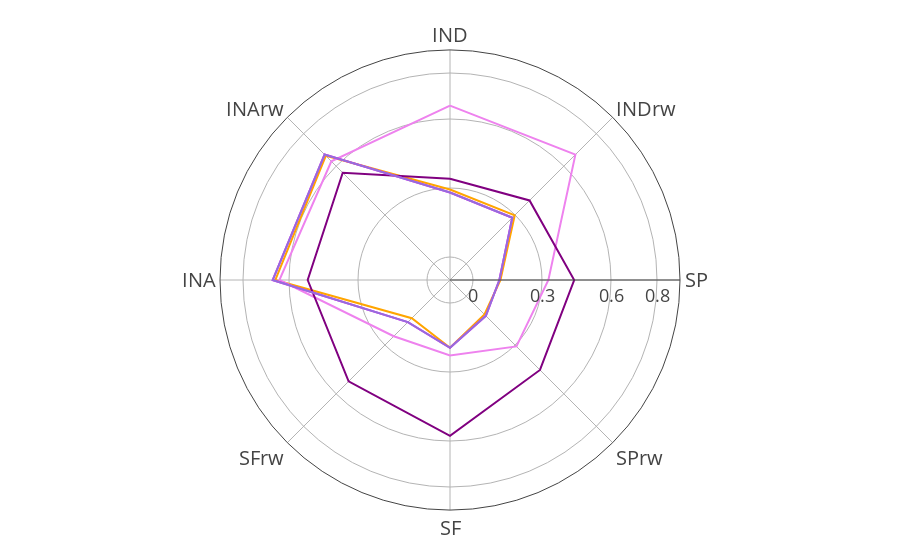

The cell this chart's notebook holds for it:
### Code cell
colors360=['orange','purple','navy','grey','hotpink']
methods360=["AIF360",'CaliEqOdds(fnr)','CaliEqOdds(fpr)','EqOdds','RejectOption']
pivot=pd.pivot_table(metric_thresh_AIF360,index=['type','thresh'],values=performance2,aggfunc=[np.mean,np.std])
all_thresh=sorted(list(set(pivot.index[i][1] for i in range(pivot.shape[0]))))

metric_mean_reshape=pd.DataFrame(columns=['value','index','type'])
for p in performance1:
    for m in methods360:
        v=[]
        for th in all_thresh[4:7]:
            v+=metric_thresh_AIF360[(metric_thresh_AIF360.type==m)&(metric_thresh_AIF360.thresh==th)][p].tolist()
            #for i in range(len(v)): #+methods360.index(m)*7+7
        metric_mean_reshape=metric_mean_reshape.append({'value':np.mean(v),'index':p,'type':m},ignore_index=True)

fig = px.line_polar(metric_mean_reshape, r="value", theta="index", color="type",line_close=True,
                    color_discrete_sequence=['orange','violet','purple','fuchsia','mediumpurple'],
                    template="plotly_dark",)    

fig.update_layout(
    template=None,
    polar = dict(
        radialaxis = dict(range=[-0.1,0.9], showticklabels=True, ticks="",tickwidth=20,tickvals=[0,0.3,0.6,0.8]),
        radialaxis_tickfont=dict(size=18),
        angularaxis_tickfont=dict(size=20),
        angularaxis = dict(ticks="",
                           ticktext=performance1,
                           tickwidth=10
                          )
        #color_discrete_sequence=['hotpink','violet','mediumpurple','purple','orange']
        #dict(thetaunit = "radians",dtick = 0.785),
    ), #gridwidth=5,gridcolor='black',showticklabels=False,
    showlegend=False,
    margin=dict(l=0, r=0, t=50, b=50)
)
fig.show()
plt.rcParams['pdf.fonttype'] = 42
plt.rcParams['ps.fonttype'] = 42

fig.write_image("plots/AIF5_radar.pdf")

### Figure 1 — Plotly figure (JSON) as saved in the notebook; plotly's stock layout.template omitted (floating-point values rounded to 4 significant figures)
{"data": [{"hovertemplate": "type=AIF360<br>value=%{r}<br>index=%{theta}<extra></extra>", "legendgroup": "AIF360", "line": {"color": "orange", "dash": "solid"}, "marker": {"symbol": "circle"}, "mode": "lines", "name": "AIF360", "r": [0.2933, 0.2979, 0.1194, 0.1118, 0.1942, 0.1347, 0.6597, 0.6636, 0.2933], "showlegend": true, "subplot": "polar", "theta": ["IND", "INDrw", "SP", "SPrw", "SF", "SFrw", "INA", "INArw", "IND"], "type": "scatterpolar"}, {"hovertemplate": "type=CaliEqOdds(fnr)<br>value=%{r}<br>index=%{theta}<extra></extra>", "legendgroup": "CaliEqOdds(fnr)", "line": {"color": "violet", "dash": "solid"}, "marker": {"symbol": "circle"}, "mode": "lines", "name": "CaliEqOdds(fnr)", "r": [0.658, 0.671, 0.3278, 0.3085, 0.2281, 0.2458, 0.6418, 0.6296, 0.658], "showlegend": true, "subplot": "polar", "theta": ["IND", "INDrw", "SP", "SPrw", "SF", "SFrw", "INA", "INArw", "IND"], "type": "scatterpolar"}, {"hovertemplate": "type=CaliEqOdds(fpr)<br>value=%{r}<br>index=%{theta}<extra></extra>", "legendgroup": "CaliEqOdds(fpr)", "line": {"color": "purple", "dash": "solid"}, "marker": {"symbol": "circle"}, "mode": "lines", "name": "CaliEqOdds(fpr)", "r": [0.3399, 0.3891, 0.4399, 0.4533, 0.5777, 0.5233, 0.5187, 0.5596, 0.3399], "showlegend": true, "subplot": "polar", "theta": ["IND", "INDrw", "SP", "SPrw", "SF", "SFrw", "INA", "INArw", "IND"], "type": "scatterpolar"}, {"hovertemplate": "type=EqOdds<br>value=%{r}<br>index=%{theta}<extra></extra>", "legendgroup": "EqOdds", "line": {"color": "fuchsia", "dash": "solid"}, "marker": {"symbol": "circle"}, "mode": "lines", "name": "EqOdds", "r": [0.2803, 0.2829, 0.1146, 0.1203, 0.1949, 0.1592, 0.671, 0.6711, 0.2803], "showlegend": true, "subplot": "polar", "theta": ["IND", "INDrw", "SP", "SPrw", "SF", "SFrw", "INA", "INArw", "IND"], "type": "scatterpolar"}, {"hovertemplate": "type=RejectOption<br>value=%{r}<br>index=%{theta}<extra></extra>", "legendgroup": "RejectOption", "line": {"color": "mediumpurple", "dash": "solid"}, "marker": {"symbol": "circle"}, "mode": "lines", "name": "RejectOption", "r": [0.2803, 0.2829, 0.1146, 0.1203, 0.1949, 0.1592, 0.671, 0.6711, 0.2803], "showlegend": true, "subplot": "polar", "theta": ["IND", "INDrw", "SP", "SPrw", "SF", "SFrw", "INA", "INArw", "IND"], "type": "scatterpolar"}], "layout": {"legend": {"title": {"text": "type"}, "tracegroupgap": 0}, "margin": {"b": 50, "l": 0, "r": 0, "t": 50}, "polar": {"angularaxis": {"direction": "clockwise", "rotation": 90, "tickfont": {"size": 20}, "ticks": "", "ticktext": ["IND", "INDrw", "SP", "SPrw", "SF", "SFrw", "INA", "INArw"], "tickwidth": 10}, "domain": {"x": [0, 1], "y": [0, 1]}, "radialaxis": {"range": [-0.1, 0.9], "showticklabels": true, "tickfont": {"size": 18}, "ticks": "", "tickvals": [0, 0.3, 0.6, 0.8], "tickwidth": 20}}, "showlegend": false}}
